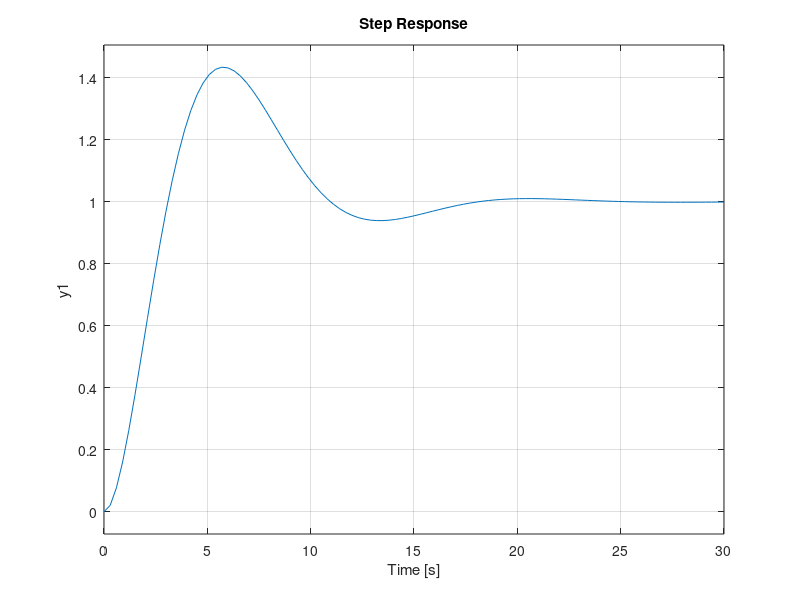

Reproduce this figure in MATLAB. (Note: this script raises an error after producing the figure.)
Hf = tf(2,conv(conv([1,0],[10,1]),conv([1,1],[20,1])));
T_sigma = 1;
Hd = tf([4*T_sigma,1],conv([8*T_sigma^2,0,0],[T_sigma,1]));
Hc = Hd/Hf;
zpk(Hc)
Ho = feedback(Hd,1);
% wn = 1/sqrt(2)/T_sigma;
% tita = 1/sqrt(2);
ts = 13*T_sigma;

step(Ho);
t = 0:0.01:10;
figure, lsim(t,t,t,Ho);
figure, bode(Hd);